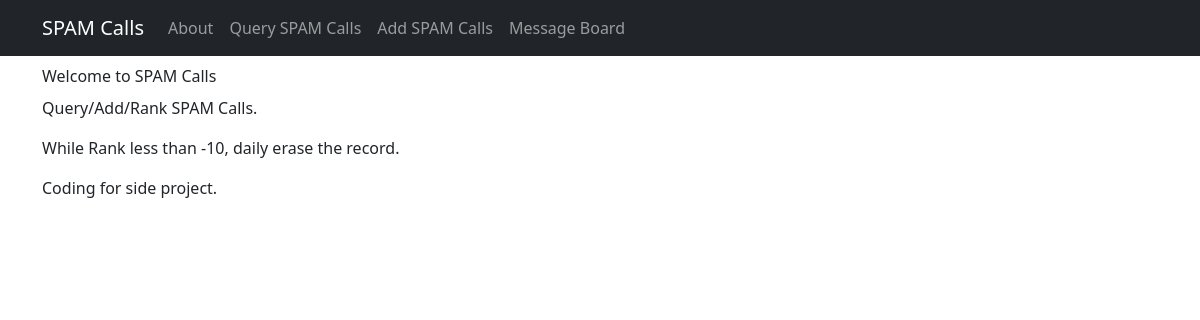
Before: /about with the older database file.
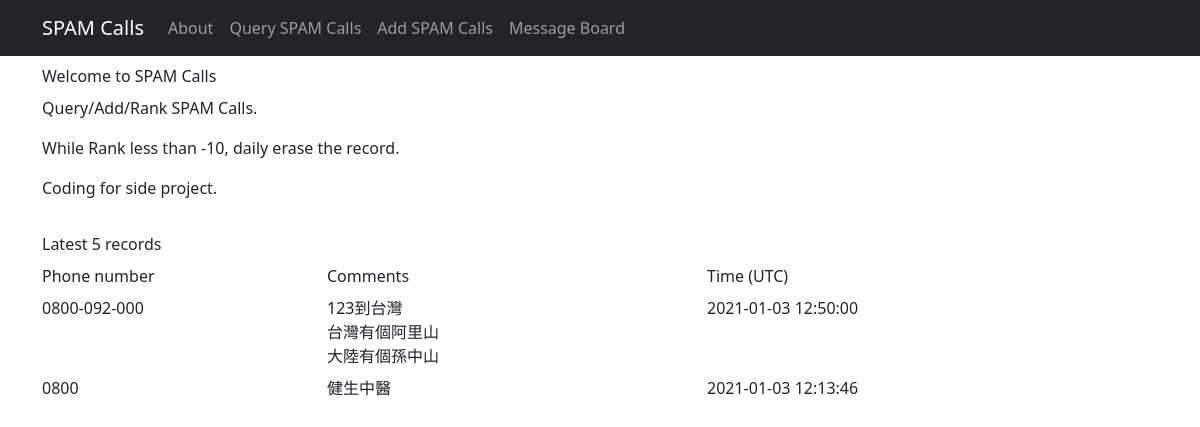
After: the same page with the newer database file.
### tables this page shows
CREATE TABLE calls (
            id INTEGER PRIMARY KEY AUTOINCREMENT,
            phone TEXT NOT NULL,
            comments TEXT NOT NULL,
            time TIMESTAMP DEFAULT CURRENT_TIMESTAMP,
            rank INTEGER DEFAULT 0
        );

### routes.py (the view)
@app.route("/", methods=["GET"])
@app.route("/about", methods=["GET"])
def about():
    sql = "select * from calls order by id desc limit 5"
    with sqlite3.connect(database) as con:
        con.row_factory = sqlite3.Row
        cur = con.cursor()
        cur.execute(sql)
        data = cur.fetchall()
    if data == []:
        return render_template("about.html", action='query', msg="")
    return render_template("about.html", data=data)

### templates/about.html (shortened to what this page needs)
{% extends "template.html" %}
{% block body %}
<div class="container">
    <label class="form-label">Welcome to SPAM Calls</label>
    <p class="text-justify">Query/Add/Rank SPAM Calls.</p>
    <p class="text-justify">While Rank less than -10, daily erase the record.</p>
    <p class="text-justify">Coding for side project.</p>
</div>
<div class="container">
    {% if msg != "" %}
    <label class="form-label">Latest 5 records</label>
    <div class="row mb-2">
        <div class="col-3">Phone number</div>
        <div class="col-4">Comments</div>
        <div class="col-4">Time (UTC)</div>
    </div>
    {% for rec in data %}
    <div class="row mb-2">
        <div class="col-3">{{ rec["phone"] }}</div>
        <div class="col-4 newline">{{ rec["comments"].replace("\n","<br>")|safe }}</div>
        <div class="col-4">{{ rec["time"] }}</div>
    </div>
    {% endfor %}
    {% endif %}
</div>
{% endblock %}

### templates/template.html (shortened to what this page needs)
<html>
<head>
    {% include "head.html" %}
</head>
<body>
    {% include "nav.html" %}
    {% block body %}{% endblock %}
</body>
</html>

### templates/head.html (shortened to what this page needs)
<link href="https://cdn.jsdelivr.net/npm/bootstrap@5.0.0-beta1/dist/css/bootstrap.min.css" rel="stylesheet"
>

### templates/nav.html
<nav class="navbar navbar-expand navbar-dark bg-dark">
    <div class="container">
        <div class="navbar-nav">
            <a class="navbar-brand" href="/">SPAM Calls</a>
            <a class="nav-item nav-link" href="/about">About</a>
            <a class="nav-item nav-link" href="/query">Query SPAM Calls</a>
            <a class="nav-item nav-link" href="/add">Add SPAM Calls</a>
            <a class="nav-item nav-link" href="/msg">Message Board</a>
        </div>
    </div>
</nav>

Changed rows visible on the page:
added calls: phone "0800-092-000", comments.replace "123到台灣 台灣有個阿里山 大陸有個孫中山", time "2021-01-03 12:50:00"
added calls: phone "0800", comments.replace "健生中醫", time "2021-01-03 12:13:46"
Other visible differences:
text now shown: "Latest 5 records Phone number Comments Time (UTC)"
